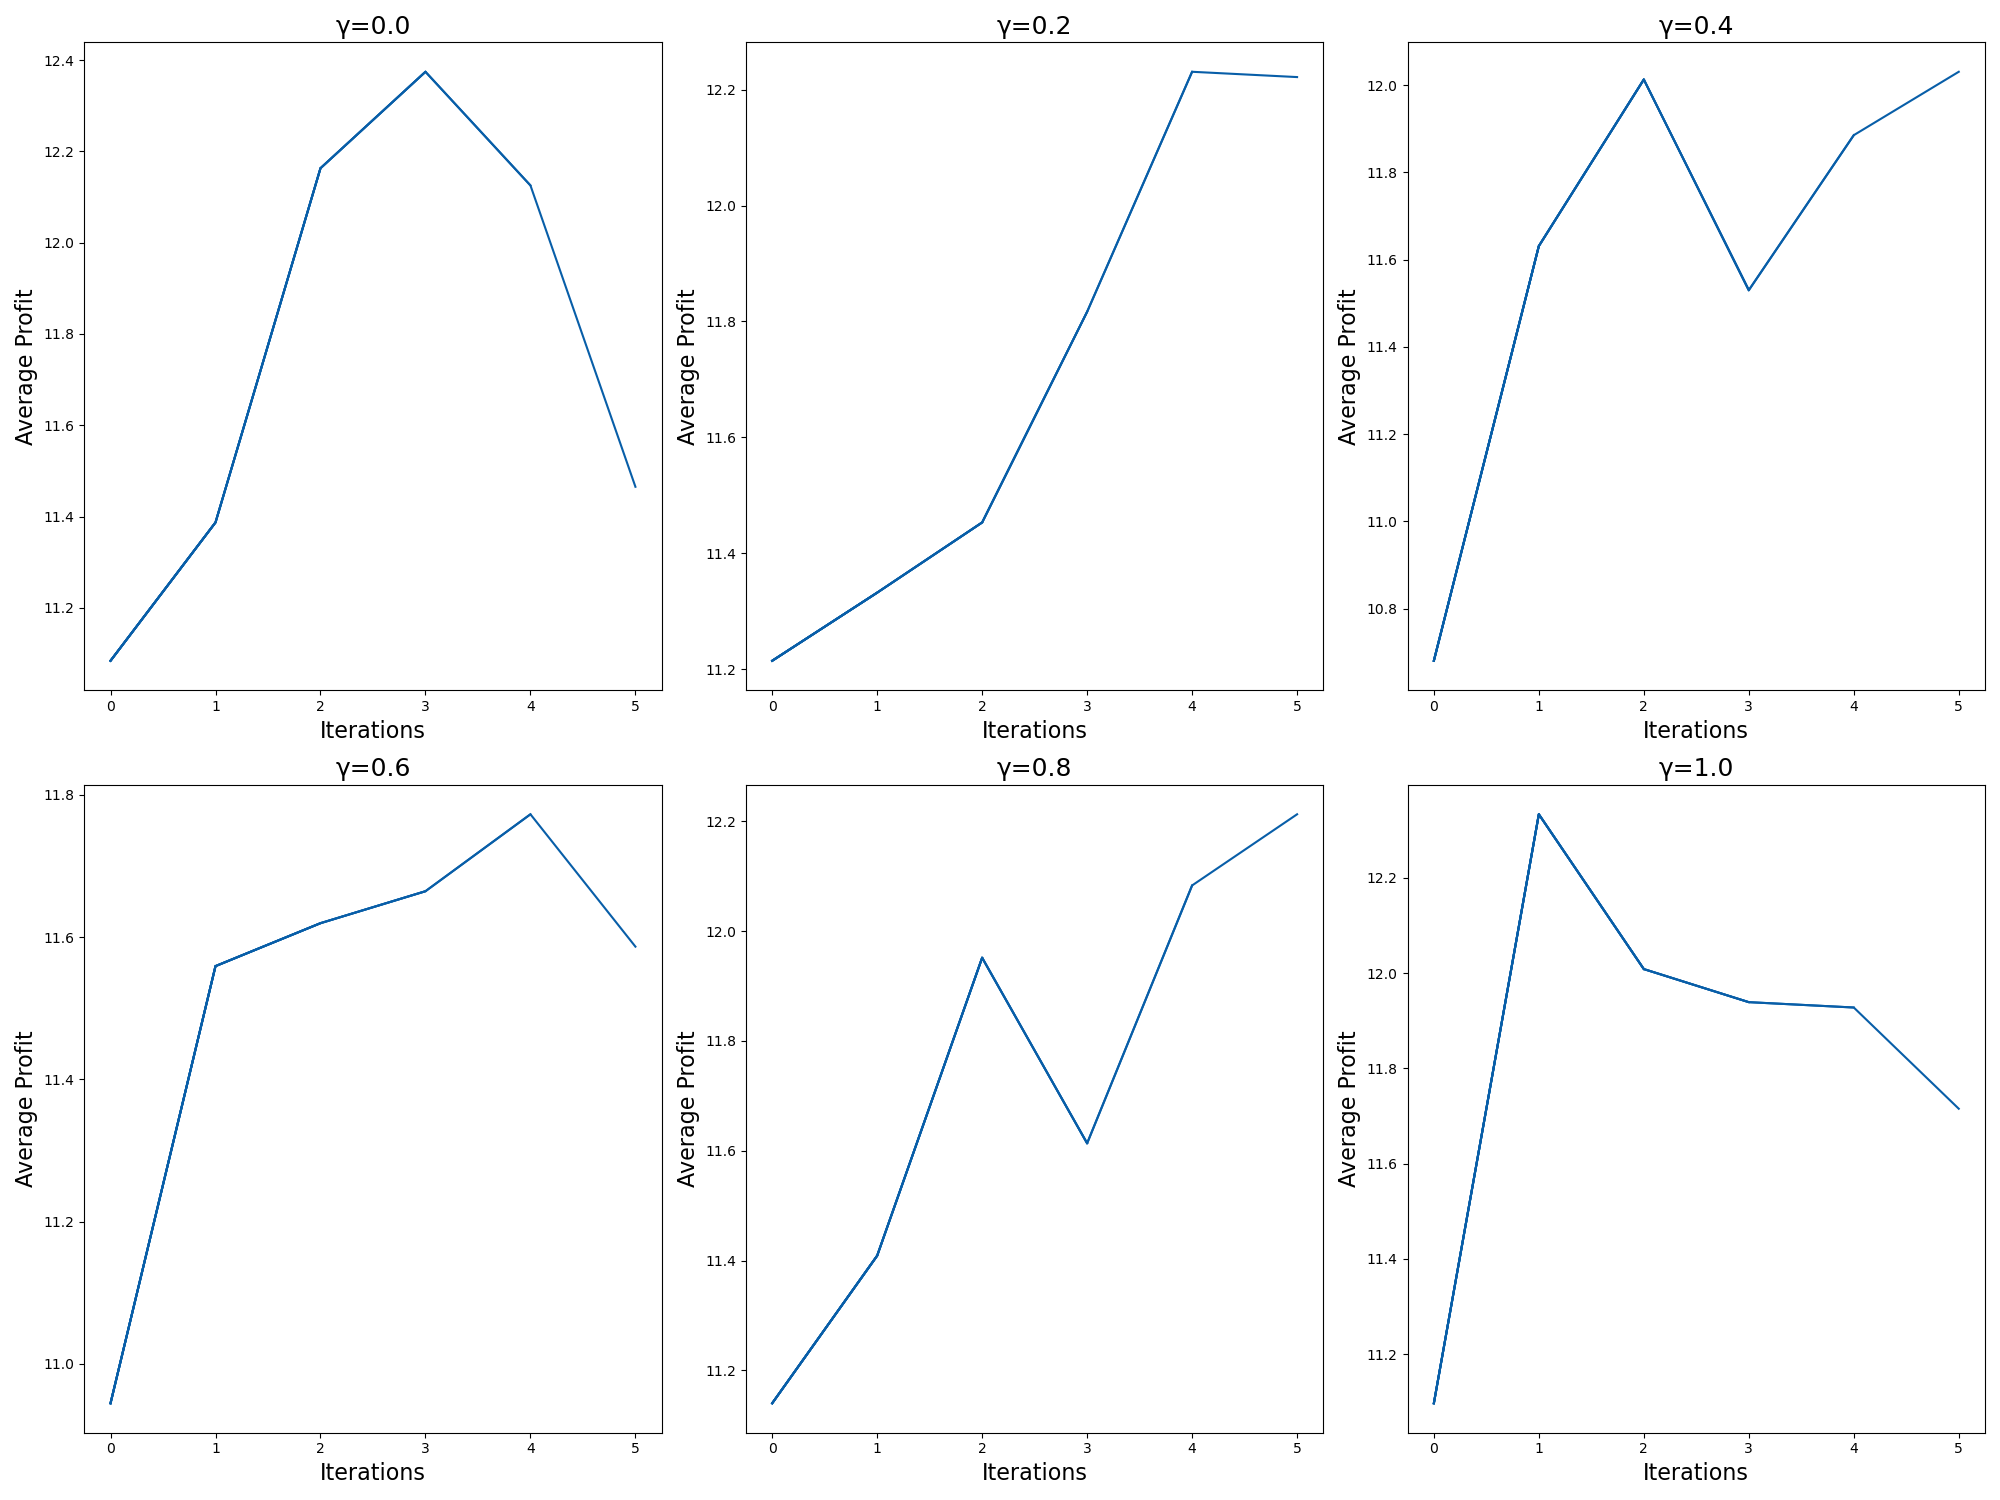

The Python source for this figure:
import csv
import numpy as np
from tqdm import tqdm
from send2trash import send2trash
from BSE import market_session
from matplotlib import pyplot as plt
from collections import defaultdict
from typing import List, DefaultDict, Tuple
from epsilon_scheduling import linear_epsilon_decay
from early_stopping import EarlyStopping
from update import update
from metrics_reinforce import train, generate_data, eval_mean_returns, calculate_returns
from normalise import normalise_obs

from neural_network import Network
import torch
from torch import nn, Tensor
from torch.optim import Adam
import torch.nn.functional as F


CONFIG = {
    "num_epochs": 20,
    "eval_freq": 1,
    "train_data_eps": 2100,
    "val_data_eps": 600,
    "eval_data_eps": 300,
    "policy_improv": 5,
    "epsilon": 1.0,
    "batch_size": 64
}

colours = ['#03045e','#085ea8', '#7e95c5', '#eeadad', '#df676e', '#d43d51']
five_colours = ['#03045e','#085ea8', '#7e95c5', '#eeadad', '#d43d51']
mb = '#085ea8'
mp = '#eeadad'

# Define the value function neural network
state_size = 15
action_size = 50

# Define market parameters
sess_id = 'session_1'
start_time = 0.0
end_time = 60.0

range1 = (50, 150)
supply_schedule = [{'from': start_time, 'to': end_time, 'ranges': [range1], 'stepmode': 'fixed'}]

range2 = (50, 150)
demand_schedule = [{'from': start_time, 'to': end_time, 'ranges': [range2], 'stepmode': 'fixed'}]

# new customer orders arrive at each trader approx once every order_interval seconds
order_interval = 60

order_schedule = {'sup': supply_schedule, 'dem': demand_schedule,
                'interval': order_interval, 'timemode': 'drip-fixed'}
# 'max_order_price': supply_schedule[0]['ranges'][0][1]
sellers_spec = [('GVWY', 9), ('REINFORCE', 1, {'epsilon': 0.97, 'max_order_price': supply_schedule[0]['ranges'][0][1]})]
buyers_spec = [('GVWY', 10)]


trader_spec = {'sellers': sellers_spec, 'buyers': buyers_spec}

dump_flags = {'dump_strats': False, 'dump_lobs': False, 'dump_avgbals': True, 'dump_tape': False, 'dump_blotters': False}
verbose = False

market_params=(sess_id, start_time, end_time, trader_spec, order_schedule, dump_flags, verbose)

gamma_list = np.linspace(0, 1, 6)

# Set up the subplot grid
fig, axes = plt.subplots(2, 3, figsize=(20, 15))

# Flatten the axes arrays for easy indexing
axes = axes.flatten()

# Start training
for i, gamma in enumerate(gamma_list):

    rl_returns_list = []

    value_net = Network(dims=(state_size+action_size, 32, 32, 32, 1), output_activation=None)
    value_optim = Adam(value_net.parameters(), lr=1e-3, eps=1e-3)

    for iter in range(0, CONFIG['policy_improv']+1):
        print(f"GPI - {iter}")

        # Generate training data and normalisation parameters
        train_obs, train_actions, train_rewards = generate_data(
            total_eps=CONFIG['train_data_eps'], 
            market_params=market_params, 
            eps_file='episode_seller.csv'
        )

        # Generate validation data using training normalisation parameters
        val_obs, val_actions, val_rewards = generate_data(
            total_eps=CONFIG['val_data_eps'], 
            market_params=market_params, 
            eps_file='episode_seller.csv'
        )

        # Generate test data using training normaliation parameters
        test_obs, test_actions, test_rewards = generate_data(
            total_eps=CONFIG['eval_data_eps'], 
            market_params=market_params, 
            eps_file='episode_seller.csv'
        )

        # Normalise training observations
        train_obs, obs_norm_params = normalise_obs(train_obs)

        # Normalise validation observations
        val_obs, _ = normalise_obs(val_obs, obs_norm_params)

        # Normalise testing observations
        test_obs, _ = normalise_obs(test_obs, obs_norm_params)

        # Calculate returns
        train_G, G_norm_params = calculate_returns(train_rewards, gamma=gamma)
        val_G, _ = calculate_returns(val_rewards, gamma=gamma, norm_params=G_norm_params)
        test_G, _ = calculate_returns(test_rewards, gamma=gamma, norm_params=G_norm_params)

        # Policy improvement
        mean_rl_return, mean_gvwy_return = eval_mean_returns(
                    num_trials=5000, value_net=value_net, 
                    market_params=market_params,
                    norm_params=obs_norm_params
                )
        
        print(f"EVALUATION: ITERATION {iter} - RL RETURN {mean_rl_return}, GVWY RETURN {mean_gvwy_return}")
        rl_returns_list.append(mean_rl_return)

        # Policy evaluation
        stats, valid_loss_list, test_loss_list, value_net = train(
            train_obs, train_actions, train_G,
            val_obs, val_actions, val_G,
            test_obs, test_actions, test_G,
            epochs=CONFIG['num_epochs'],
            eval_freq=CONFIG["eval_freq"],
            value_net=value_net, value_optim=value_optim,
            batch_size=CONFIG["batch_size"]
        )

        # Update epsilon value using linear decay
        epsilon = linear_epsilon_decay(iter, CONFIG['policy_improv'])
        market_params = list(market_params)    
        market_params[3]['sellers'][1][2]['epsilon'] = epsilon
        market_params[3]['sellers'][1][2]['value_func'] = value_net
        market_params = tuple(market_params)

        axes[i].plot(rl_returns_list, mb)
        axes[i].set_title(f"γ={gamma:.1f}", fontsize=18)
        axes[i].set_xlabel("Iterations", fontsize=16)
        axes[i].set_ylabel("Average Profit", fontsize=16)


fig.tight_layout()
fig.savefig('gpi_gammas.png')
plt.show()

